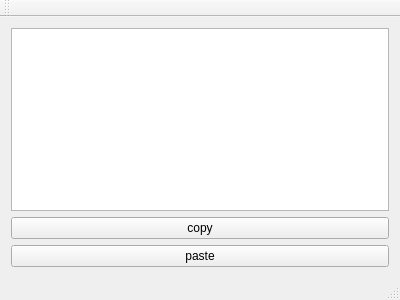
<?xml version="1.0" encoding="UTF-8"?>
<ui version="4.0">
 <class>MainWindow</class>
 <widget class="QMainWindow" name="MainWindow">
  <property name="geometry">
   <rect>
    <x>0</x>
    <y>0</y>
    <width>400</width>
    <height>300</height>
   </rect>
  </property>
  <property name="windowTitle">
   <string>MainWindow</string>
  </property>
  <widget class="QWidget" name="centralWidget">
   <layout class="QVBoxLayout" name="verticalLayout_2">
    <item>
     <widget class="QTextEdit" name="textEdit"/>
    </item>
    <item>
     <widget class="QPushButton" name="pushButton">
      <property name="text">
       <string>copy</string>
      </property>
     </widget>
    </item>
    <item>
     <widget class="QPushButton" name="pushButton_2">
      <property name="text">
       <string>paste</string>
      </property>
     </widget>
    </item>
   </layout>
  </widget>
  <widget class="QMenuBar" name="menuBar">
   <property name="geometry">
    <rect>
     <x>0</x>
     <y>0</y>
     <width>400</width>
     <height>22</height>
    </rect>
   </property>
  </widget>
  <widget class="QToolBar" name="mainToolBar">
   <attribute name="toolBarArea">
    <enum>TopToolBarArea</enum>
   </attribute>
   <attribute name="toolBarBreak">
    <bool>false</bool>
   </attribute>
  </widget>
  <widget class="QStatusBar" name="statusBar"/>
 </widget>
 <layoutdefault spacing="6" margin="11"/>
 <resources/>
 <connections/>
</ui>
